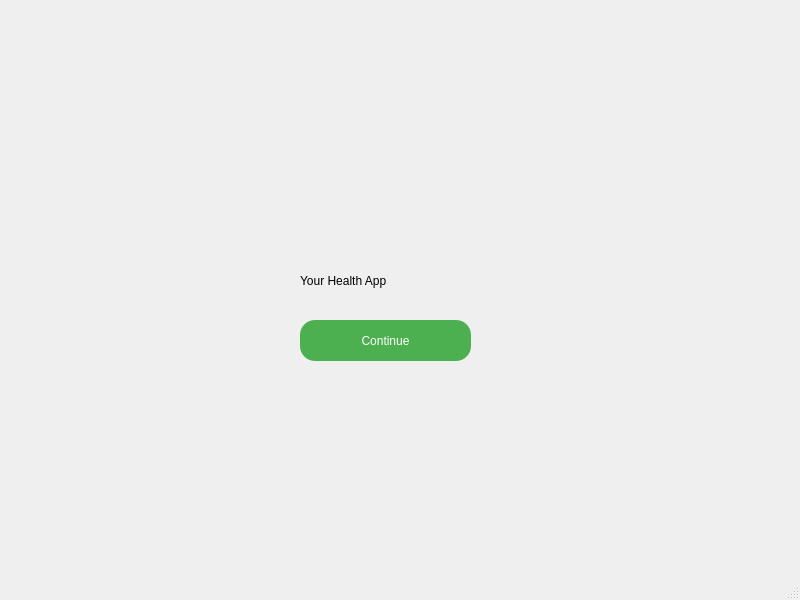
<?xml version="1.0" encoding="UTF-8"?>
<ui version="4.0">
 <class>MainWindow</class>
 <widget class="QMainWindow" name="MainWindow">
  <property name="geometry">
   <rect>
    <x>0</x>
    <y>0</y>
    <width>800</width>
    <height>600</height>
   </rect>
  </property>
  <property name="maximumSize">
   <size>
    <width>800</width>
    <height>600</height>
   </size>
  </property>
  <property name="windowTitle">
   <string>MainWindow</string>
  </property>
  <widget class="QWidget" name="centralwidget">
   <widget class="QLabel" name="label">
    <property name="geometry">
     <rect>
      <x>70</x>
      <y>400</y>
      <width>800</width>
      <height>600</height>
     </rect>
    </property>
    <property name="text">
     <string/>
    </property>
   </widget>
   <widget class="QPushButton" name="pushButton1">
    <property name="geometry">
     <rect>
      <x>300</x>
      <y>320</y>
      <width>171</width>
      <height>41</height>
     </rect>
    </property>
    <property name="styleSheet">
     <string notr="true">background-color: #4CAF50;
color: white;
border-radius: 15px;
padding: 10px;</string>
    </property>
    <property name="text">
     <string>Continue</string>
    </property>
   </widget>
   <widget class="QLabel" name="label_2">
    <property name="geometry">
     <rect>
      <x>300</x>
      <y>270</y>
      <width>171</width>
      <height>21</height>
     </rect>
    </property>
    <property name="text">
     <string>Your Health App</string>
    </property>
   </widget>
  </widget>
  <widget class="QMenuBar" name="menubar">
   <property name="geometry">
    <rect>
     <x>0</x>
     <y>0</y>
     <width>800</width>
     <height>21</height>
    </rect>
   </property>
  </widget>
  <widget class="QStatusBar" name="statusbar"/>
 </widget>
 <resources/>
 <connections/>
</ui>
